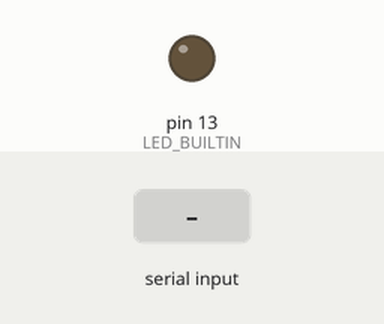
Recording of a sketch running on a simulated Arduino Uno, built with avr-gcc and run on an emulated ATmega328P. Shown: output pins drawn as LEDs (lit = HIGH). Dashed ring = blinking. The test bench sets the inputs (shaded band). Random numbers use the default seed unless the sketch sets one.

Above: at 1.2 s.
1.3 s: "90,45\n" received over Serial
At 2.0 s:
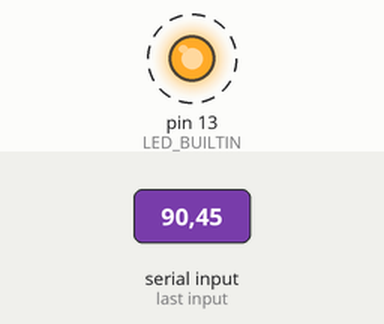
Timing chart, 0 to 10.3 s (numbered marks = the images above; inputs shaded):
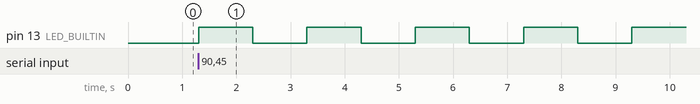

The sketch:

1.1P_Arduino.ino
```cpp
void setup() {
  // Initialize the digital pin as an output.
  pinMode(LED_BUILTIN, OUTPUT);
  // Start serial communication at 9600 baud rate
  Serial.begin(9600);
}

void loop() {
  // Check if data is available to read
  if (Serial.available() > 0) {
    // Read the incoming number
    int blinkCount = Serial.parseInt();

    // Blink the LED 'blinkCount' times
    for (int i = 0; i < blinkCount; i++) {
      digitalWrite(LED_BUILTIN, HIGH);   // Turn the LED on (HIGH is the voltage level)
      delay(1000);                  // Wait for a second
      digitalWrite(LED_BUILTIN, LOW);    // Turn the LED off by making the voltage LOW
      delay(1000);                  // Wait for a second
    }

    // Generate a random number to send back to the Python script
    int waitTime = random(1, 10);

    // Send the number back to the Python script
    Serial.println(waitTime);
  }
}
```

Measured:
- after the input at 1.3 s, pin 13 (LED_BUILTIN): alternates HIGH for 1.0 s and LOW for 1.0 s, starting at once
